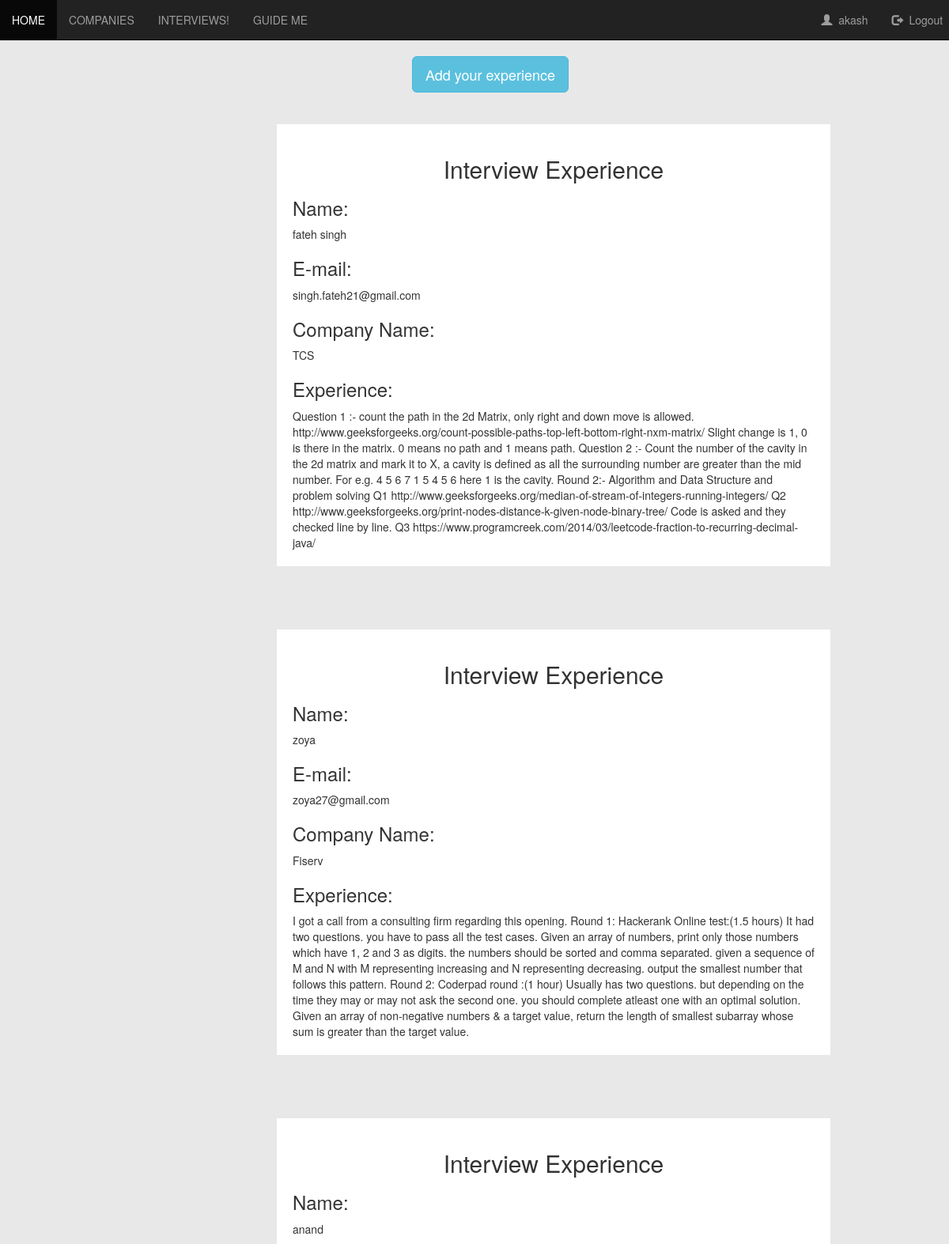
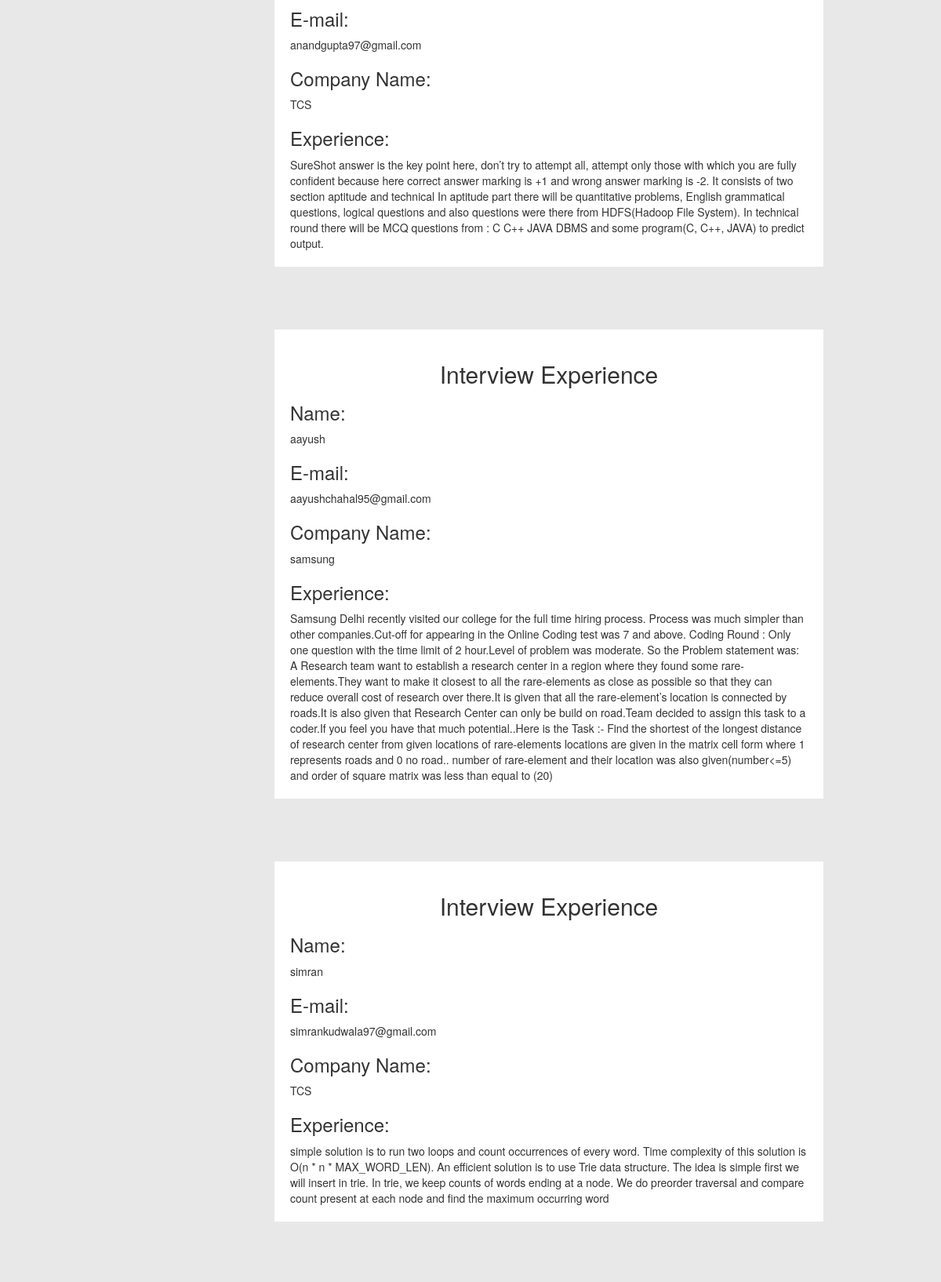
/includeinterview.php (signed in, upper part), run on the app's committed database (2 pictures, top to bottom).
### tables this page shows
CREATE TABLE `tbl_users` (
  `user_id` int(11) NOT NULL,
  `username` varchar(60) NOT NULL,
  `email` varchar(60) NOT NULL,
  `password` varchar(255) NOT NULL
);

CREATE TABLE `interview` (
  `id` int(11) NOT NULL,
  `u_name` text NOT NULL,
  `u_email` text NOT NULL,
  `u_cname` text NOT NULL,
  `u_exp` longtext NOT NULL
);

### includeinterview.php (called while the page is built, shortened)
<?php
require 'interview.php';
?>

### interview.php (the view, shortened to what this page needs)
<?php
include_once 'dbconnect.php';
$query = $DBcon->query("SELECT * FROM tbl_users WHERE user_id=".$_SESSION['userSession']);
$userRow=$query->fetch_array();
?>
<html>
<head>
<link rel="stylesheet" href="https://maxcdn.bootstrapcdn.com/bootstrap/3.3.7/css/bootstrap.min.css">
<link rel="stylesheet" type="text/css" href="information.css">
  <link rel="stylesheet" href="https://cdnjs.cloudflare.com/ajax/libs/font-awesome/4.7.0/css/font-awesome.min.css">
</head>
<body>
<div class="back">
<nav class="navbar navbar-inverse navbar-static-top" role="navigation" >
<ul class="nav navbar-nav">
<li class="active"><a href="index.php">HOME</a></li>
<li class="pannelplacement"> <a  data-toggle="dropdown" href="#">COMPANIES</a>
</li>
<li class="pannelmedicine"> <a href="#">INTERVIEWS!</a></li>
<li class="pannelmore"> <a data-toggle="dropdown" href="#">GUIDE ME</a>
</li>
</ul>
<ul class="nav navbar-nav navbar-right">
<li><a href="#"><span class="glyphicon glyphicon-user"></span>&nbsp; <?php echo $userRow['username']; ?></a></li>
            <li><a href="logout.php?logout"><span class="glyphicon glyphicon-log-out"></span>&nbsp; Logout&nbsp;&nbsp;</a></li>
</ul>
</nav><span "padding-top: 10px;">
<div class="s">
<button type="button" class="btn btn-info btn-lg" data-toggle="modal" data-target="#myModal">Add your experience</button>
</div>
<div class="php">
<?php
$connection = mysql_connect("localhost", "root", "");
?>
</div>
<?php
$rowcount=8;
 $sql="SELECT *from interview ORDER BY id";
 $con=mysqli_connect("localhost","root","","portal");
 if ($result=mysqli_query($con,$sql))
   {
   $rowcount=mysqli_num_rows($result);
   }
 $i=$rowcount;
 while($i>0)
 {
$query1 = mysql_query("select * from interview where id=$i", $connection);
while ($row1 = mysql_fetch_array($query1)) {
?>
<div class="form">
<h2 class="ic"> Interview Experience </h2>
<h3>Name:</h3> <?php echo $row1['u_name']; ?>
<span><h3>E-mail:</h3></span> <?php echo $row1['u_email']; ?>
<span><h3>Company Name:</h3></span> <?php echo $row1['u_cname']; ?>
<span><h3>Experience:</h3></span> <?php echo $row1['u_exp']; ?>
</div>
<?php
}
$i--;
 }
?>
</div>
</body>
</html>

### information.css (style rules this page uses)
body { position: relative; }

### interview.php (style rules this page uses)
.form { background-color:#ffffff; hieght:600px; width:700px; margin-bottom:80px; margin-left:350px; padding:20px; }
body { background-color:#E8E8E8; overflow-x:hidden; }
.s { text-align:center; margin-left:40px; }
.ic { text-align:center; }
.php { padding:20px; }

### data on the page
tbl_users: username "akash"
interview: u_name "fateh singh", u_email "singh.fateh21@gmail.com", u_cname "TCS", u_exp "Question 1 :- count the path in the 2d Matrix, only right and down move is allowed. http://www.geeksforgeeks.org/count-possible-paths-top-left-bottom-right-nxm-matrix/ Slight change is 1, 0 is there in the matrix. 0 means no path and 1 means path. Question 2 :- Count the number of the cavity in the 2d matrix and mark it to X, a cavity is defined as all the surrounding number are greater than the mid number. For e.g. 4 5 6 7 1 5 4 5 6 here 1 is the cavity. Round 2:- Algorithm and Data Structure and problem solving Q1 http://www.geeksforgeeks.org/median-of-stream-of-integers-running-integers/ Q2 http://www.geeksforgeeks.org/print-nodes-distance-k-given-node-binary-tree/ Code is asked and they…"
interview: u_name "zoya", u_email "zoya27@gmail.com", u_cname "Fiserv", u_exp "I got a call from a consulting firm regarding this opening. Round 1: Hackerank Online test:(1.5 hours) It had two questions. you have to pass all the test cases. Given an array of numbers, print only those numbers which have 1, 2 and 3 as digits. the numbers should be sorted and comma separated. given a sequence of M and N with M representing increasing and N representing decreasing. output the smallest number that follows this pattern. Round 2: Coderpad round :(1 hour) Usually has two questions. but depending on the time they may or may not ask the second one. you should complete atleast one with an optimal solution. Given an array of non-negative numbers & a target value, return the…"
interview: u_name "anand", u_email "anandgupta97@gmail.com", u_cname "TCS", u_exp "SureShot answer is the key point here, don’t try to attempt all, attempt only those with which you are fully confident because here correct answer marking is +1 and wrong answer marking is -2. It consists of two section aptitude and technical In aptitude part there will be quantitative problems, English grammatical questions, logical questions and also questions were there from HDFS(Hadoop File System). In technical round there will be MCQ questions from : C C++ JAVA DBMS and some program(C, C++, JAVA) to predict output."
interview: u_name "aayush", u_email "aayushchahal95@gmail.com", u_cname "samsung", u_exp "Samsung Delhi recently visited our college for the full time hiring process. Process was much simpler than other companies.Cut-off for appearing in the Online Coding test was 7 and above. Coding Round : Only one question with the time limit of 2 hour.Level of problem was moderate. So the Problem statement was: A Research team want to establish a research center in a region where they found some rare-elements.They want to make it closest to all the rare-elements as close as possible so that they can reduce overall cost of research over there.It is given that all the rare-element’s location is connected by roads.It is also given that Research Center can only be build on road.Team decided to…"
interview: u_name "simran", u_email "simrankudwala97@gmail.com", u_cname "TCS", u_exp "simple solution is to run two loops and count occurrences of every word. Time complexity of this solution is O(n * n * MAX_WORD_LEN). An efficient solution is to use Trie data structure. The idea is simple first we will insert in trie. In trie, we keep counts of words ending at a node. We do preorder traversal and compare count present at each node and find the maximum occurring word"
